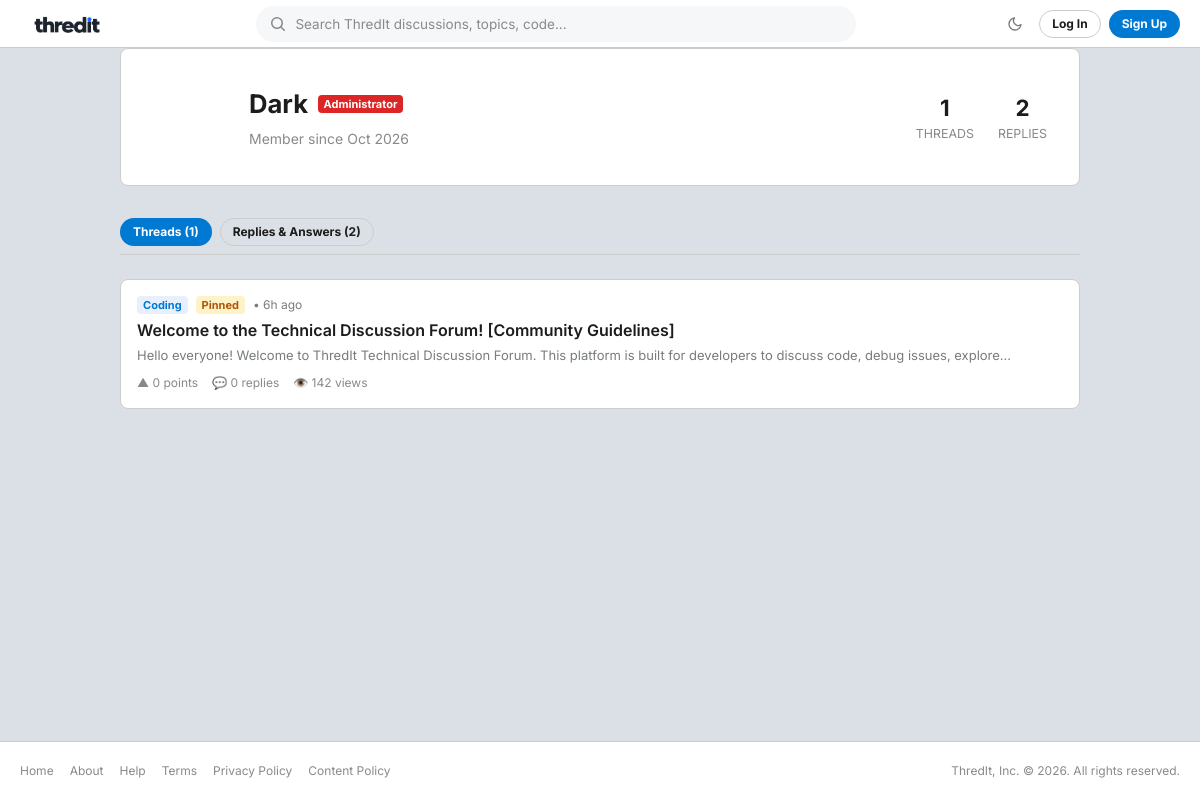
The app's page /public/profile.php?id=1 with its own data.
### tables this page shows
CREATE TABLE IF NOT EXISTS `users` (
    `id` INT UNSIGNED NOT NULL AUTO_INCREMENT,
    `name` VARCHAR(100) NOT NULL,
    `email` VARCHAR(191) NOT NULL,
    `password_hash` VARCHAR(255) NOT NULL,
    `role` ENUM('user', 'moderator', 'admin') NOT NULL DEFAULT 'user',
    `is_banned` TINYINT(1) NOT NULL DEFAULT 0,
    `created_at` DATETIME NOT NULL DEFAULT CURRENT_TIMESTAMP,
    PRIMARY KEY (`id`),
    UNIQUE KEY `uq_users_email` (`email`),
    INDEX `idx_users_role` (`role`),
    INDEX `idx_users_banned` (`is_banned`)
);

CREATE TABLE IF NOT EXISTS `threads` (
    `id` INT UNSIGNED NOT NULL AUTO_INCREMENT,
    `category_id` INT UNSIGNED NOT NULL,
    `user_id` INT UNSIGNED NOT NULL,
    `title` VARCHAR(255) NOT NULL,
    `body` MEDIUMTEXT NOT NULL,
    `is_pinned` TINYINT(1) NOT NULL DEFAULT 0,
    `is_locked` TINYINT(1) NOT NULL DEFAULT 0,
    `views` INT UNSIGNED NOT NULL DEFAULT 0,
    `created_at` DATETIME NOT NULL DEFAULT CURRENT_TIMESTAMP,
    PRIMARY KEY (`id`),
    INDEX `idx_threads_category` (`category_id`),
    INDEX `idx_threads_user` (`user_id`),
    INDEX `idx_threads_pinned_created` (`is_pinned`, `created_at` DESC),
    CONSTRAINT `fk_threads_category` FOREIGN KEY (`category_id`) REFERENCES `categories` (`id`) ON DELETE CASCADE,
    CONSTRAINT `fk_threads_user` FOREIGN KEY (`user_id`) REFERENCES `users` (`id`) ON DELETE CASCADE
);

CREATE TABLE IF NOT EXISTS `categories` (
    `id` INT UNSIGNED NOT NULL AUTO_INCREMENT,
    `name` VARCHAR(100) NOT NULL,
    `description` TEXT NOT NULL,
    PRIMARY KEY (`id`),
    UNIQUE KEY `uq_categories_name` (`name`)
);

### includes/functions.php (called while the page is built, shortened)
<?php
if (!function_exists('get_base_url')) {
    function get_base_url(): string
    {
        $protocol = (!empty($_SERVER['HTTPS']) && $_SERVER['HTTPS'] !== 'off') ? 'https://' : 'http://';
        $host = $_SERVER['HTTP_HOST'] ?? 'localhost';
        $scriptPath = str_replace('\\', '/', $_SERVER['SCRIPT_NAME'] ?? '');
        $scriptDir = dirname($scriptPath);
        $baseFolder = preg_replace('#/(public|admin|includes|api)$#i', '', $scriptDir);
        return rtrim($protocol . $host . $baseFolder, '/');
    }
}
if (!function_exists('url')) {
    function url(string $path = ''): string
    {
        $base = get_base_url();
        $trimmedPath = ltrim($path, '/');
        return $trimmedPath === '' ? $base : $base . '/' . $trimmedPath;
    }
}
if (!function_exists('e')) {
    function e(mixed $string): string
    {
        return htmlspecialchars((string) ($string ?? ''), ENT_QUOTES, 'UTF-8');
    }
}
if (!function_exists('time_ago')) {
    function time_ago(string $datetime): string
    {
        $timestamp = strtotime($datetime);
        $difference = time() - $timestamp;
        if ($difference < 86400) {
            $hours = floor($difference / 3600);
            return $hours . 'h ago';
        }
        return date('M j, Y', $timestamp);
    }
}
if (!function_exists('truncate')) {
    function truncate(string $text, int $length = 150): string
    {
        $text = strip_tags($text);
        return mb_substr($text, 0, $length, 'UTF-8') . '...';
    }
}

### public/profile.php (the view, shortened to what this page needs)
<?php
require_once __DIR__ . '/../includes/functions.php';
$pdo = get_db_connection();
$currentUserId = current_user_id();
$profileId = (int) ($_GET['id'] ?? $currentUserId ?? 0);
$uStmt = $pdo->prepare("SELECT id, name, email, role, is_banned, created_at FROM users WHERE id = :id LIMIT 1");
$uStmt->execute([':id' => $profileId]);
$profileUser = $uStmt->fetch();
require_once __DIR__ . '/../includes/header.php';
$threadStmt = $pdo->prepare("SELECT t.*, c.name AS category_name,
                                    COUNT(DISTINCT r.id) AS reply_count,
                                    COALESCE(SUM(v.value), 0) AS vote_score
                             FROM threads t
                             INNER JOIN categories c ON t.category_id = c.id
                             LEFT JOIN replies r ON t.id = r.thread_id
                             LEFT JOIN votes v ON v.target_type = 'thread' AND v.target_id = t.id
                             WHERE t.user_id = :uid
                             GROUP BY t.id, c.id, c.name
                             ORDER BY t.created_at DESC");
$threadStmt->execute([':uid' => $profileId]);
$userThreads = $threadStmt->fetchAll();
$replyStmt = $pdo->prepare("SELECT r.*, t.title AS thread_title, t.id AS parent_thread_id,
                                   COALESCE(SUM(v.value), 0) AS vote_score
                            FROM replies r
                            INNER JOIN threads t ON r.thread_id = t.id
                            LEFT JOIN votes v ON v.target_type = 'reply' AND v.target_id = r.id
                            WHERE r.user_id = :uid
                            GROUP BY r.id, t.id, t.title
                            ORDER BY r.created_at DESC");
$replyStmt->execute([':uid' => $profileId]);
$userReplies = $replyStmt->fetchAll();
$tab = $_GET['tab'] ?? 'threads';
?>
<div style="max-width: 960px; margin: 0 auto;">
    <div class="card" style="padding: 2rem; margin-bottom: 2rem;">
        <div style="display: flex; align-items: center; gap: 1.5rem; flex-wrap: wrap;">
            <div style="width: 72px; height: 72px; border-radius: var(--radius-full); background: linear-gradient(135deg, var(--primary), #8b5cf6); color:#fff; display:flex; align-items:center; justify-content:center; font-size:2rem; font-weight:bold;">
            </div>
            <div style="flex: 1; min-width: 220px;">
                <div style="display: flex; align-items: center; gap: 0.6rem; flex-wrap: wrap; margin-bottom: 0.25rem;">
                    <h1 style="font-size: 1.6rem; font-weight: 700;"><?= e($profileUser['name']) ?></h1>
                    <?php if ($profileUser['role'] === 'admin'): ?>
                        <span class="badge badge-role badge-role-admin">Administrator</span>
                    <?php elseif ($profileUser['role'] === 'moderator'): ?>
                        <span class="badge badge-role badge-role-mod">Moderator</span>
                    <?php else: ?>
                        <span class="badge badge-role badge-role-user">Member</span>
                    <?php endif; ?>
                </div>
                <div style="color: var(--text-muted); font-size: 0.875rem;">
                    <span>Member since <?= date('M Y', strtotime($profileUser['created_at'])) ?></span>
                </div>
            </div>
            <div style="display: flex; gap: 1.5rem;">
                <div style="text-align: center;">
                    <div style="font-size: 1.4rem; font-weight: 700; color: var(--primary);"><?= count($userThreads) ?></div>
                    <div style="font-size: 0.775rem; color: var(--text-muted); text-transform: uppercase;">Threads</div>
                </div>
                <div style="text-align: center;">
                    <div style="font-size: 1.4rem; font-weight: 700; color: var(--primary);"><?= count($userReplies) ?></div>
                    <div style="font-size: 0.775rem; color: var(--text-muted); text-transform: uppercase;">Replies</div>
                </div>
            </div>
        </div>
    </div>
    <div style="display: flex; gap: 0.5rem; margin-bottom: 1.5rem; border-bottom: 1px solid var(--border-color); padding-bottom: 0.5rem;">
        <a href="<?= url('public/profile.php?id=' . $profileId . '&tab=threads') ?>" class="btn btn-sm <?= $tab === 'threads' ? 'btn-primary' : 'btn-secondary' ?>">
            Threads (<?= count($userThreads) ?>)
        </a>
        <a href="<?= url('public/profile.php?id=' . $profileId . '&tab=replies') ?>" class="btn btn-sm <?= $tab === 'replies' ? 'btn-primary' : 'btn-secondary' ?>">
            Replies &amp; Answers (<?= count($userReplies) ?>)
        </a>
    </div>
    <?php if ($tab === 'threads'): ?>
        <?php if (empty($userThreads)): ?>
            <div class="card empty-state">
                <div class="empty-state-icon">📝</div>
                <div class="empty-state-title">No threads created yet</div>
                <p style="font-size: 0.875rem;">This user has not created any technical discussions yet.</p>
            </div>
        <?php else: ?>
            <?php foreach ($userThreads as $t): ?>
                <article class="card thread-card" style="padding: 1rem;">
                    <div class="thread-content">
                        <div class="thread-meta">
                            <span class="badge badge-category"><?= e($t['category_name']) ?></span>
                            <?php if ($t['is_pinned']): ?><span class="badge badge-pinned">Pinned</span><?php endif; ?>
                            <span>• <?= time_ago($t['created_at']) ?></span>
                        </div>
                        <h2 class="thread-title">
                            <a href="<?= url('public/thread.php?id=' . $t['id']) ?>">
                                <?= e($t['title']) ?>
                            </a>
                        </h2>
                        <p class="thread-snippet">
                            <?= e(truncate($t['body'], 140)) ?>
                        </p>
                        <div class="thread-footer">
                            <span class="footer-stat">▲ <?= (int) $t['vote_score'] ?> points</span>
                            <span class="footer-stat">💬 <?= (int) $t['reply_count'] ?> replies</span>
                            <span class="footer-stat">👁️ <?= (int) $t['views'] ?> views</span>
                        </div>
                    </div>
                </article>
            <?php endforeach; ?>
        <?php endif; ?>
    <?php endif; ?>
</div>
<?php require_once __DIR__ . '/../includes/footer.php'; ?>

### assets/css/style.css (style rules this page uses)
:root { --bg-body: #DAE0E6; --bg-surface: #FFFFFF; --bg-surface-hover: #F8F9FA; --bg-input: #F6F7F8; --bg-sidebar: #FFFFFF; --bg-chip: #EAEDEF; --bg-code: #F6F8FA; --border-color: #CCCCCC; --border-subtle: #EDEFF1; --border-hover: #898989; --text-primary: #1C1C1C; --text-secondary: #787C7E; --text-muted: #878A8C; --brand-primary: #0079D3; --brand-primary-hover: #005fa3; --brand-accent: #0284c7; --brand-pill-bg: #E8F0FE; --vote-up: #0284C7; --vote-up-bg: rgba(2, 132, 199, 0.1); --vote-down: #7193FF; --vote-down-bg: rgba(113, 147, 255, 0.1); --state-success: #46D160; --state-danger: #EA0027; --state-warning: #FFB000; --font-stack: "Inter", -apple-system, BlinkMacSystemFont, "Segoe UI", Roboto, "Helvetica Neue", Arial, sans-serif; --font-mono: "JetBrains Mono", Consolas, "SF Mono", monospace; --radius-sm: 4px; --radius-md: 6px; --radius-card: 8px; --radius-pill: 9999px; --shadow-card: 0 1px 3px rgba(0, 0, 0, 0.05); --shadow-dropdown: 0 4px 16px rgba(0, 0, 0, 0.15); --avatar-bg: #EAEDEF; --avatar-border: #D3D6DA; --avatar-color: var(--brand-primary); }
*, *::before, *::after { box-sizing: border-box; margin: 0; padding: 0; }
html { scroll-behavior: smooth; -webkit-font-smoothing: antialiased; -moz-osx-font-smoothing: grayscale; }
body { background-color: var(--bg-body); color: var(--text-primary); font-family: var(--font-stack); font-size: 14px; line-height: 1.5; min-height: 100vh; display: flex; flex-direction: column; }
a { color: inherit; text-decoration: none; }
.btn { display: inline-flex; align-items: center; justify-content: center; gap: 6px; padding: 6px 16px; font-size: 13px; font-weight: 700; border-radius: var(--radius-pill); border: 1px solid transparent; cursor: pointer; text-decoration: none; white-space: nowrap; transition: all 0.15s ease; user-select: none; height: 32px; }
.btn-sm { height: 28px; padding: 4px 12px; font-size: 12px; }
.btn-primary { background: var(--brand-primary); color: #ffffff !important; }
.btn-secondary { background: transparent; border-color: var(--border-color); color: var(--text-primary); }
.card { background: var(--bg-surface); border: 1px solid var(--border-color); border-radius: var(--radius-card); transition: border-color 0.15s ease; }
.badge { display: inline-flex; align-items: center; gap: 3px; padding: 1px 6px; font-size: 11px; font-weight: 700; border-radius: var(--radius-sm); text-decoration: none; line-height: 16px; }
.badge-role-admin { background: #DC2626; color: #ffffff; }
.badge-pinned { background: #FEF3C7; color: #B45309; }
.badge-category { background: var(--brand-pill-bg); color: var(--brand-primary); }
.thread-card { display: flex; padding: 10px 14px; background: var(--bg-surface); border: 1px solid var(--border-color); border-radius: var(--radius-card); gap: 14px; margin-bottom: 10px; }
.thread-content { flex: 1; min-width: 0; }
.thread-meta { display: flex; align-items: center; gap: 8px; font-size: 12px; color: var(--text-secondary); margin-bottom: 4px; }
.thread-title { font-size: 16px; font-weight: 600; margin-bottom: 4px; }
.thread-snippet { font-size: 13px; color: var(--text-secondary); margin-bottom: 8px; }
.thread-footer { display: flex; gap: 14px; font-size: 12px; color: var(--text-muted); }
.footer-stat { display: inline-flex; align-items: center; gap: 4px; }

### records on screen
users: name "Dark", created_at "Oct 2026"
threads: category.name "Coding", is_pinned "Pinned", created_at "6h ago", title "Welcome to the Technical Discussion Forum! [Community Guidelines]", body "Hello everyone! Welcome to ThredIt Technical Discussion Forum. This platform is built for developers to discuss code, debug issues, explore...", vote_score "0", reply_count "0", views "142"

### other values on screen
count($userThreads) "1"
count($userReplies) "2"
